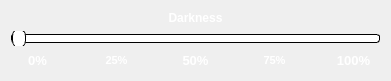
  <widget class="QGroupBox" name="SliderDD">
   <property name="geometry">
    <rect>
     <x>1010</x>
     <y>580</y>
     <width>391</width>
     <height>81</height>
    </rect>
   </property>
   <property name="styleSheet">
    <string notr="true">border: none;</string>
   </property>
   <property name="title">
    <string/>
   </property>
   <layout class="QVBoxLayout" name="verticalLayout_3">
    <item>
     <widget class="QLabel" name="Darkness">
      <property name="text">
       <string>&lt;html&gt;&lt;head/&gt;&lt;body&gt;&lt;p align=&quot;center&quot;&gt;&lt;span style=&quot; font-weight:700; color:#ffffff;&quot;&gt;Darkness&lt;/span&gt;&lt;/p&gt;&lt;/body&gt;&lt;/html&gt;</string>
      </property>
     </widget>
    </item>
    <item>
     <widget class="QSlider" name="horizontalSlider_2">
      <property name="styleSheet">
       <string notr="true">QSlider::groove:horizontal {
border: 1px solid ;
background: white;
height: 7px;
border-radius: 3px;
}

QSlider::handle:horizontal {
background: white;
border: 1px solid ;
width: 12px;
margin-top: -6px;
margin-bottom: -6px;
border-radius: 7px;
}</string>
      </property>
      <property name="maximum">
       <number>100</number>
      </property>
      <property name="orientation">
       <enum>Qt::Horizontal</enum>
      </property>
     </widget>
    </item>
    <item>
     <layout class="QHBoxLayout" name="horizontalLayout_2">
      <item>
       <widget class="QLabel" name="zeropercent_2">
        <property name="text">
         <string>&lt;html&gt;&lt;head/&gt;&lt;body&gt;&lt;p align=&quot;center&quot;&gt;&lt;span style=&quot; font-size:10pt; font-weight:700; color:#ffffff;&quot;&gt;0%&lt;/span&gt;&lt;/p&gt;&lt;/body&gt;&lt;/html&gt;</string>
        </property>
       </widget>
      </item>
      <item>
       <spacer name="verticalSpacer_6">
        <property name="orientation">
         <enum>Qt::Vertical</enum>
        </property>
        <property name="sizeHint" stdset="0">
         <size>
          <width>20</width>
          <height>40</height>
         </size>
        </property>
       </spacer>
      </item>
      <item>
       <widget class="QLabel" name="TwinPercet_2">
        <property name="text">
         <string>&lt;html&gt;&lt;head/&gt;&lt;body&gt;&lt;p align=&quot;center&quot;&gt;&lt;span style=&quot; font-size:8pt; font-weight:700; color:#ffffff;&quot;&gt;25%&lt;/span&gt;&lt;/p&gt;&lt;/body&gt;&lt;/html&gt;</string>
        </property>
       </widget>
      </item>
      <item>
       <spacer name="verticalSpacer_7">
        <property name="orientation">
         <enum>Qt::Vertical</enum>
        </property>
        <property name="sizeHint" stdset="0">
         <size>
          <width>20</width>
          <height>40</height>
         </size>
        </property>
       </spacer>
      </item>
      <item>
       <widget class="QLabel" name="fiftypercent_2">
        <property name="text">
         <string>&lt;html&gt;&lt;head/&gt;&lt;body&gt;&lt;p align=&quot;center&quot;&gt;&lt;span style=&quot; font-size:10pt; font-weight:700; color:#ffffff;&quot;&gt;50%&lt;/span&gt;&lt;/p&gt;&lt;/body&gt;&lt;/html&gt;</string>
        </property>
       </widget>
      </item>
      <item>
       <spacer name="verticalSpacer_5">
        <property name="orientation">
         <enum>Qt::Vertical</enum>
        </property>
        <property name="sizeHint" stdset="0">
         <size>
          <width>20</width>
          <height>40</height>
         </size>
        </property>
       </spacer>
      </item>
      <item>
       <widget class="QLabel" name="sevpercent_2">
        <property name="text">
         <string>&lt;html&gt;&lt;head/&gt;&lt;body&gt;&lt;p align=&quot;center&quot;&gt;&lt;span style=&quot; font-size:8pt; font-weight:700; color:#ffffff;&quot;&gt;75%&lt;/span&gt;&lt;/p&gt;&lt;/body&gt;&lt;/html&gt;</string>
        </property>
       </widget>
      </item>
      <item>
       <spacer name="verticalSpacer_8">
        <property name="orientation">
         <enum>Qt::Vertical</enum>
        </property>
        <property name="sizeHint" stdset="0">
         <size>
          <width>20</width>
          <height>40</height>
         </size>
        </property>
       </spacer>
      </item>
      <item>
       <widget class="QLabel" name="hunpercent_2">
        <property name="text">
         <string>&lt;html&gt;&lt;head/&gt;&lt;body&gt;&lt;p align=&quot;center&quot;&gt;&lt;span style=&quot; font-size:10pt; font-weight:700; color:#ffffff;&quot;&gt;100%&lt;/span&gt;&lt;/p&gt;&lt;/body&gt;&lt;/html&gt;</string>
        </property>
       </widget>
      </item>
     </layout>
    </item>
   </layout>
  </widget>
